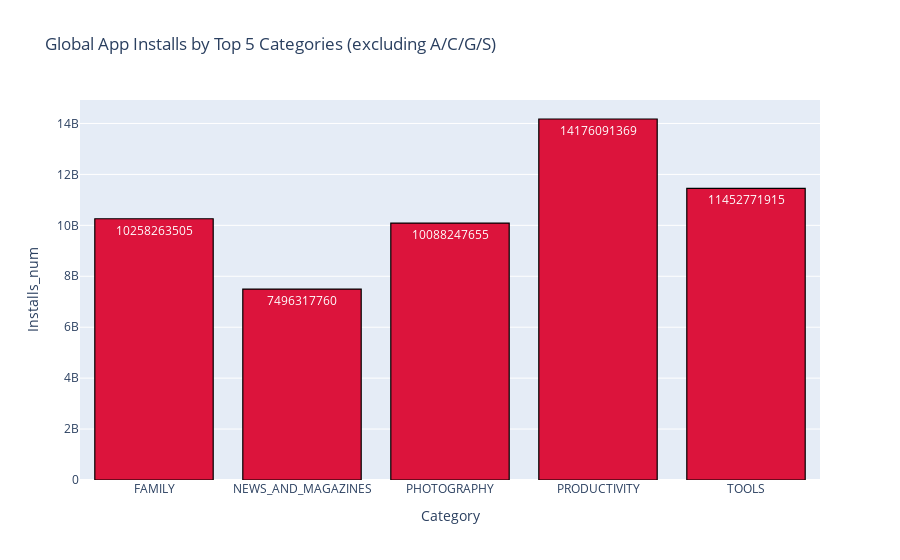

Notebook code cell kept with this figure:
### Code cell
def show_choropleth_6_to_8pm_ist():
    # Override to always display chart for testing
    return True

if show_choropleth_6_to_8pm_ist():
    fig = px.bar(
        df_agg,
        x='Category',
        y='Installs_num',
        color='Highlight',
        color_discrete_map={True: 'crimson', False: 'steelblue'},
        text='Installs_num',
        title='Global App Installs by Top 5 Categories (excluding A/C/G/S)',
    )
    fig.update_traces(marker_line_color='black', marker_line_width=1.2)
    fig.update_layout(showlegend=False)
    fig.show()
else:
    print('The interactive map is only visible between 6 PM and 8 PM IST.')

### Figure 1 — Plotly figure (JSON) as saved in the notebook; plotly's stock layout.template omitted (floating-point values rounded to 4 significant figures)
{"data": [{"hovertemplate": "Highlight=True<br>Category=%{x}<br>Installs_num=%{text}<extra></extra>", "legendgroup": "True", "marker": {"color": "crimson", "line": {"color": "black", "width": 1.2}, "pattern": {"shape": ""}}, "name": "True", "orientation": "v", "showlegend": true, "text": [10260000000.0, 7496000000.0, 10090000000.0, 14180000000.0, 11450000000.0], "textposition": "auto", "type": "bar", "x": ["FAMILY", "NEWS_AND_MAGAZINES", "PHOTOGRAPHY", "PRODUCTIVITY", "TOOLS"], "xaxis": "x", "y": [10258263505, 7496317760, 10088247655, 14176091369, 11452771915], "yaxis": "y"}], "layout": {"barmode": "relative", "legend": {"title": {"text": "Highlight"}, "tracegroupgap": 0}, "showlegend": false, "title": {"text": "Global App Installs by Top 5 Categories (excluding A/C/G/S)"}, "xaxis": {"anchor": "y", "domain": [0, 1], "title": {"text": "Category"}}, "yaxis": {"anchor": "x", "domain": [0, 1], "title": {"text": "Installs_num"}}}}
